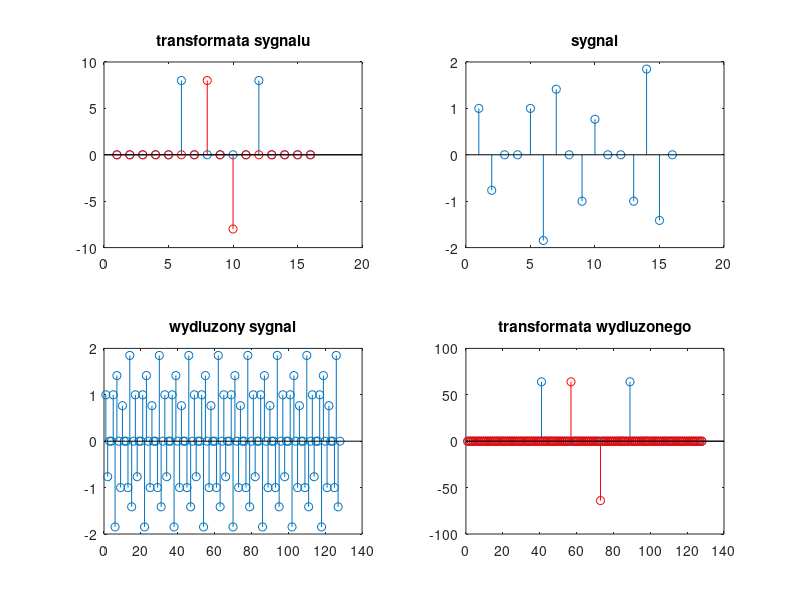

Source code (MATLAB):
%DFT IDFT

a = [0,0,0,0,0,8,0,j*8,0,-j*8,0,8,0,0,0,0];
x = ifft(a);
x2 = [x,x,x,x,x,x,x,x];
a2 = fft(x2);

figure
subplot(221);
stem(real(a));
hold on
stem(imag(a), 'r');
title("transformata sygnalu");
subplot(222);
stem(x);
title("sygnal");
subplot(223);
stem(x2);
title("wydluzony sygnal");
subplot(224);
stem(real(a2));
hold on
stem(imag(a2), 'r');
title("transformata wydluzonego");
